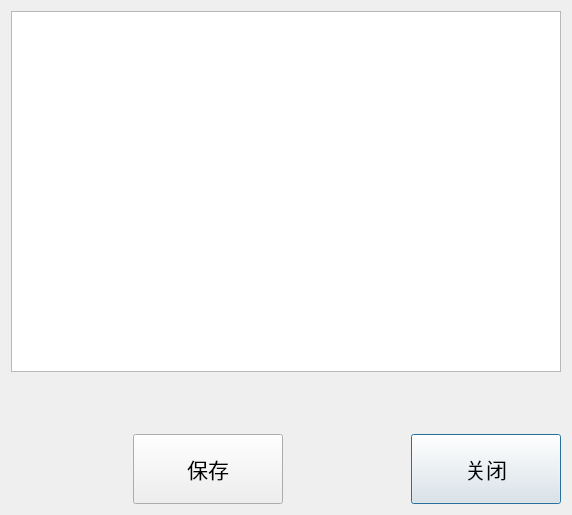
<?xml version="1.0" encoding="UTF-8"?>
<ui version="4.0">
 <class>DialogAxisEdit</class>
 <widget class="QDialog" name="DialogAxisEdit">
  <property name="geometry">
   <rect>
    <x>0</x>
    <y>0</y>
    <width>568</width>
    <height>511</height>
   </rect>
  </property>
  <property name="font">
   <font>
    <family>黑体</family>
    <weight>50</weight>
    <italic>false</italic>
    <bold>false</bold>
   </font>
  </property>
  <property name="windowTitle">
   <string>Dialog</string>
  </property>
  <property name="styleSheet">
   <string notr="true"/>
  </property>
  <layout class="QGridLayout" name="gridLayout">
   <item row="0" column="0" colspan="4">
    <widget class="QTableWidget" name="tableWidget">
     <property name="minimumSize">
      <size>
       <width>550</width>
       <height>361</height>
      </size>
     </property>
     <property name="maximumSize">
      <size>
       <width>550</width>
       <height>360</height>
      </size>
     </property>
    </widget>
   </item>
   <item row="3" column="3">
    <widget class="xPushButton" name="BtnCancel">
     <property name="minimumSize">
      <size>
       <width>150</width>
       <height>70</height>
      </size>
     </property>
     <property name="font">
      <font>
       <family>黑体</family>
       <pointsize>16</pointsize>
       <weight>50</weight>
       <italic>false</italic>
       <bold>false</bold>
      </font>
     </property>
     <property name="text">
      <string>关闭</string>
     </property>
    </widget>
   </item>
   <item row="3" column="0">
    <spacer name="horizontalSpacer_2">
     <property name="orientation">
      <enum>Qt::Horizontal</enum>
     </property>
     <property name="sizeHint" stdset="0">
      <size>
       <width>367</width>
       <height>20</height>
      </size>
     </property>
    </spacer>
   </item>
   <item row="3" column="1">
    <widget class="xPushButton" name="BtnSafe">
     <property name="minimumSize">
      <size>
       <width>150</width>
       <height>70</height>
      </size>
     </property>
     <property name="font">
      <font>
       <family>黑体</family>
       <pointsize>16</pointsize>
       <weight>50</weight>
       <italic>false</italic>
       <bold>false</bold>
      </font>
     </property>
     <property name="text">
      <string>保存</string>
     </property>
    </widget>
   </item>
   <item row="3" column="2">
    <spacer name="horizontalSpacer">
     <property name="orientation">
      <enum>Qt::Horizontal</enum>
     </property>
     <property name="sizeHint" stdset="0">
      <size>
       <width>367</width>
       <height>20</height>
      </size>
     </property>
    </spacer>
   </item>
   <item row="1" column="1" colspan="3">
    <widget class="QLabel" name="label">
     <property name="minimumSize">
      <size>
       <width>200</width>
       <height>50</height>
      </size>
     </property>
     <property name="maximumSize">
      <size>
       <width>16777215</width>
       <height>50</height>
      </size>
     </property>
     <property name="font">
      <font>
       <family>黑体</family>
       <weight>50</weight>
       <italic>false</italic>
       <bold>false</bold>
      </font>
     </property>
     <property name="text">
      <string/>
     </property>
    </widget>
   </item>
  </layout>
 </widget>
 <customwidgets>
  <customwidget>
   <class>xPushButton</class>
   <extends>QPushButton</extends>
   <header>xpushbutton.h</header>
   <slots>
    <slot>KeyADDClick()</slot>
   </slots>
  </customwidget>
 </customwidgets>
 <resources/>
 <connections>
  <connection>
   <sender>BtnSafe</sender>
   <signal>clicked()</signal>
   <receiver>DialogAxisEdit</receiver>
   <slot>NewPortFile()</slot>
   <hints>
    <hint type="sourcelabel">
     <x>228</x>
     <y>477</y>
    </hint>
    <hint type="destinationlabel">
     <x>3</x>
     <y>501</y>
    </hint>
   </hints>
  </connection>
  <connection>
   <sender>BtnCancel</sender>
   <signal>clicked()</signal>
   <receiver>DialogAxisEdit</receiver>
   <slot>reject()</slot>
   <hints>
    <hint type="sourcelabel">
     <x>472</x>
     <y>464</y>
    </hint>
    <hint type="destinationlabel">
     <x>510</x>
     <y>499</y>
    </hint>
   </hints>
  </connection>
 </connections>
 <slots>
  <slot>tableWidgeCellClicked(int,int)</slot>
  <slot>NewPortFile()</slot>
  <slot>tableWidgeDoubleCellClicked(int,int)</slot>
 </slots>
</ui>
